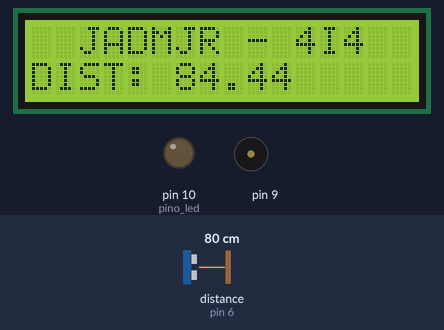
A sketch run on a simulated Arduino Uno, built with avr-gcc and run on an emulated ATmega328P. Parts: 16×2 character LCD, output pins drawn as LEDs (lit = HIGH), buzzer (waves = sounding). Wiring (inferred from the names in the program): ultrasonic range finder: trigger pin 7; echo pin 6. The inputs (shaded band) are chosen by the test bench; at power-on: distance to the obstacle (sensor on pin 6) 80 cm. The echo pulse lasts 58.3 µs per cm; pins used as bus, display or sensor lines are not drawn; what the sketch prints to the serial monitor is not drawn.

Above: at 1.2 s.
1.3 s: distance to the obstacle (sensor on pin 6) set to 4 cm
At 2.4 s:
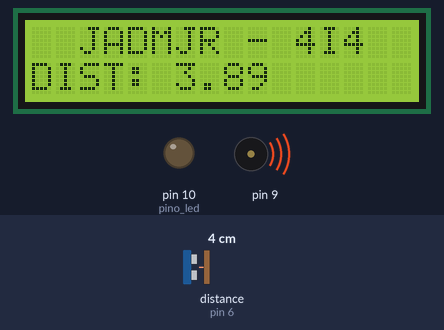
4.3 s: distance to the obstacle (sensor on pin 6) set to 18 cm
At 5.5 s:
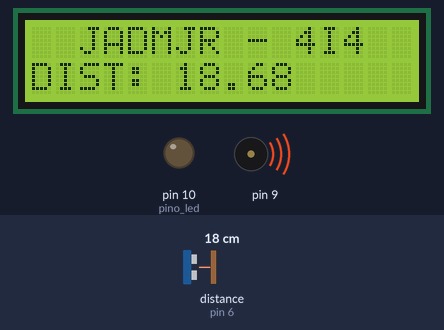
5.8 s: distance to the obstacle (sensor on pin 6) set to 20 cm
At 6.5 s:
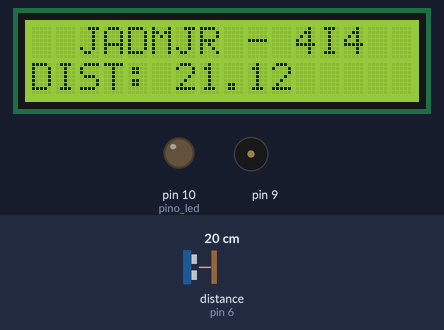
7.3 s: distance to the obstacle (sensor on pin 6) set to 2 cm
At 8.7 s:
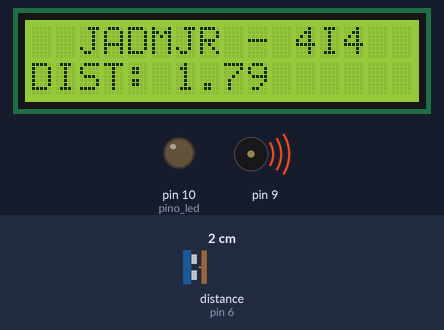
10.3 s: distance to the obstacle (sensor on pin 6) set to 35 cm
At 11.2 s:
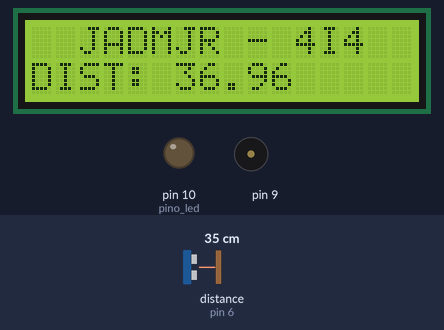
13.3 s: distance to the obstacle (sensor on pin 6) set to 60 cm
At 14.2 s:
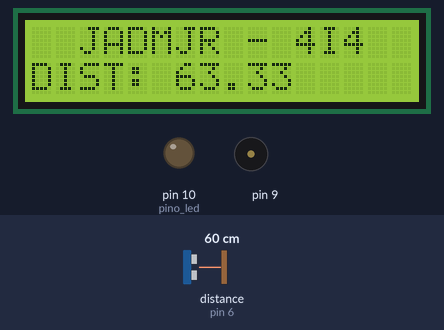
Timing chart, 0 to 16.3 s (numbered marks = the images above; inputs shaded):
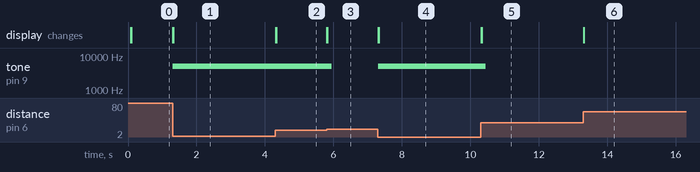

The sketch:

ultra_som_com_displai.ino
```cpp
//Programa: Conectando Sensor Ultrassonico HC-SR04 ao Arduino
//Autor: JULIMAR

//Carrega a biblioteca do sensor ultrassonico
#include <Ultrasonic.h>

//Carrega a biblioteca LiquidCrystal
#include <LiquidCrystal.h>

//Define os pinos que serão utilizados para ligação ao display
LiquidCrystal lcd(12, 11, 5, 4, 3, 2);

//Define os pinos para o trigger e echo
#define pino_trigger 7
#define pino_echo 6
#define pino_led 10

//Inicializa o sensor nos pinos definidos acima
Ultrasonic ultrasonic(pino_trigger, pino_echo);

void setup()
{
  //TEMPO DE COMUNICAO COM PORTA SERIAL
  Serial.begin(9600);
  Serial.println("Lendo dados do sensor...");

  //Define o número de colunas e linhas do LCD
  lcd.begin(16, 2);
  //Buzzer
  pinMode(9,OUTPUT);
  //Led
  pinMode(10, OUTPUT);
}

void loop()
{
  //Le as informacoes do sensor em cm e pol
  float cmMsec, inMsec;
  long microsec = ultrasonic.timing();
  cmMsec = ultrasonic.convert(microsec, Ultrasonic::CM);
  inMsec = ultrasonic.convert(microsec, Ultrasonic::IN);

  //Limpa a tela
  lcd.clear();

  //Posiciona o cursor na coluna 2, linha 0;
  lcd.setCursor(2, 0);
  //Envia o texto entre aspas para o LCD
  lcd.print("JADMJR - 4I4");
  //Posiciona o cursor na coluna 2, linha 1;
  lcd.setCursor(0, 1);
  //Envia o texto entre aspas para o LCD
  lcd.print("DIST: ");

  if ( cmMsec < 20 )
  {
    lcd.setCursor(6, 1);
    //Envia o texto entre aspas para o LCD
    lcd.print(cmMsec);
    tone(9,5000,150);
     //Acende o led
    digitalWrite(pino_led, HIGH);
    //Aguarda intervalo de tempo em milissegundos
     digitalWrite(pino_led, LOW);
    //Aguarda intervalo de tempo em milissegundos

  }
  lcd.setCursor(6, 1);
  //Envia o texto entre aspas para o LCD
  lcd.print(cmMsec);


}
```

Measured:
- the behaviour switches between 19 and 20 cm on distance to the obstacle (sensor on pin 6) (found by bisection; images 2 and 3)
- after the input at 1.3 s, tone on pin 9: silent → 5000 Hz at once; the display: first changes at once (image 1 shows a later state)
- after the input at 4.3 s, the display: first changes at once (image 2 shows a later state)
- after the input at 5.8 s, tone on pin 9: 5000 Hz → silent after 0.15 s; the display: first changes at once (image 3 shows a later state)
- after the input at 7.3 s, tone on pin 9: silent → 5000 Hz at once; the display: first changes at once (image 4 shows a later state)
- after the input at 10.3 s, tone on pin 9: 5000 Hz → silent after 0.15 s; the display: first changes at once (image 5 shows a later state)
- after the input at 13.3 s, the display: changes at once (image 6)
